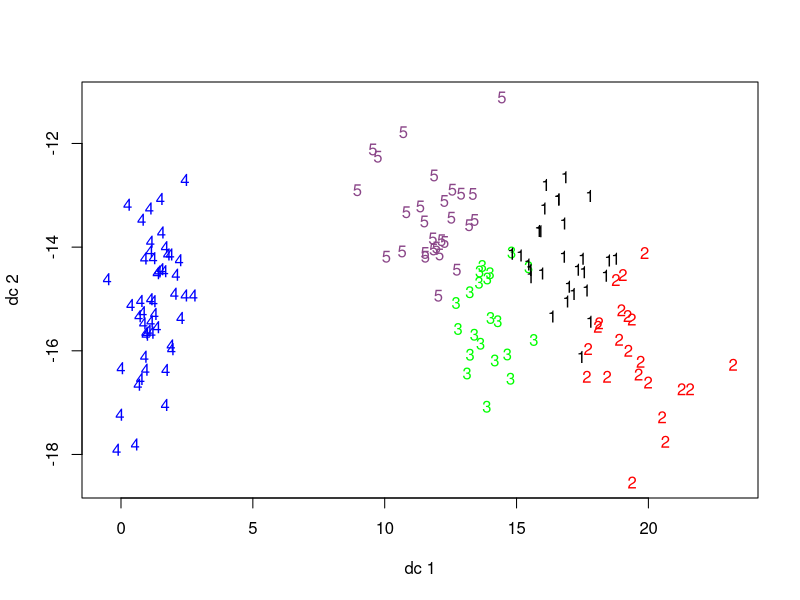
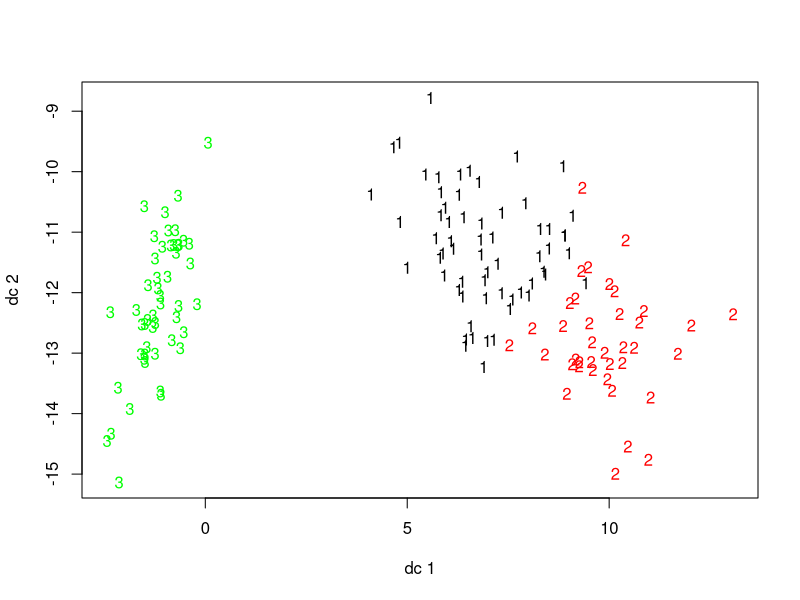
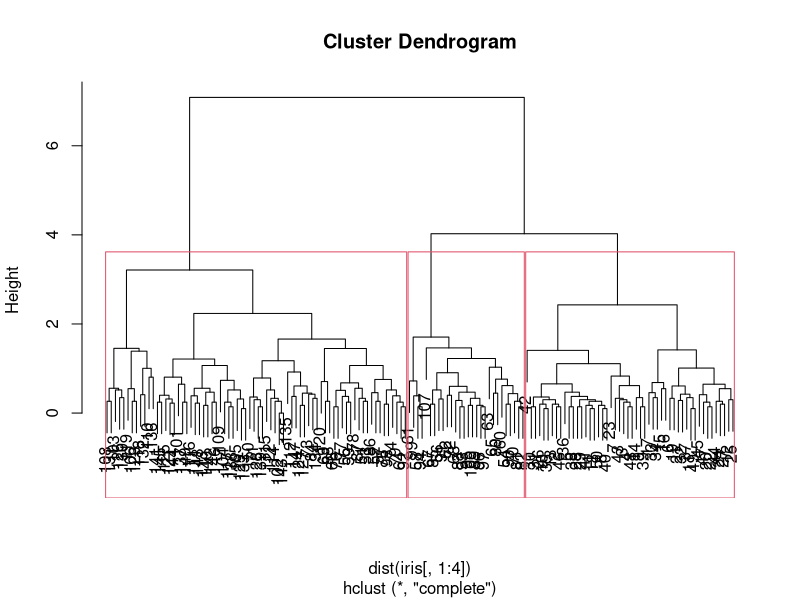

R code for these plots, in order:
## ---- chunk 1
knitr::opts_chunk$set(echo = TRUE)
## ---- chunk 2
options(width = 200)
## ---- chunk 3
data("iris")
str(iris)
## ---- chunk 4
setosa <- rbind(iris[iris$Species=="setosa",])
versicolor <- rbind(iris[iris$Species=="versicolor",])
virginica <- rbind(iris[iris$Species=="virginica",])
ind <- 1:30
iris_train <- rbind(setosa[ind,], versicolor[ind,], virginica[ind,])
iris_test <- rbind(setosa[-ind,], versicolor[-ind,], virginica[-ind,])
## ---- chunk 5
library(class)
knn_iris <- knn(train = iris_train[, -5], test = iris_test[, -5], cl=iris_train[,5], k=5)
## ---- chunk 6
table(iris_test[,5], knn_iris, dnn = c("True", "Predicted"))
sum(iris_test[,5] != knn_iris)
## ---- chunk 7
library(fpc)
## ---- chunk 8
fit <- kmeans(iris[,1:4], 5)
plotcluster(iris[,1:4], fit$cluster)
## ---- chunk 9
kmeans_result <- kmeans(iris[,1:4], 3)
plotcluster(iris[,1:4], kmeans_result$cluster)
## ---- chunk 10
hc_result <- hclust(dist(iris[,1:4]))
plot(hc_result)
#Cut Dendrogram into 3 Clusters
rect.hclust(hc_result, k=3)
